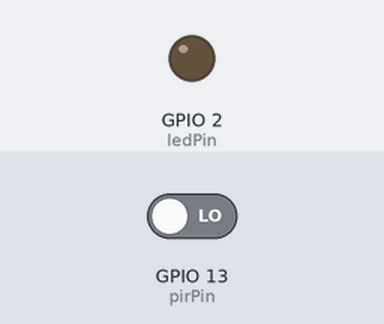
The sketch below on a simulated ESP8266 (NodeMCU). Shown: output pins drawn as LEDs (lit = HIGH). The inputs (shaded band) are chosen by the test bench; at power-on: GPIO 13 (pirPin) LOW. WiFi joins after 1.5 s; servers stay silent unless stated; no MQTT or app messages arrive unless stated; what the sketch prints to the serial monitor is not drawn.

Above: at 17.7 s.
17.8 s: GPIO 13 (pirPin) driven HIGH
At 18.4 s:
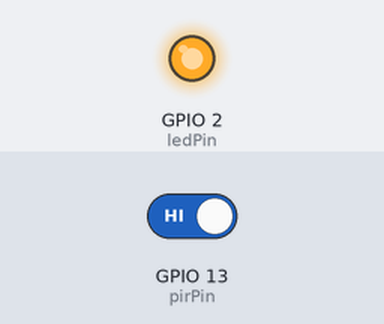
19.3 s: GPIO 13 (pirPin) driven LOW
At 20.7 s:
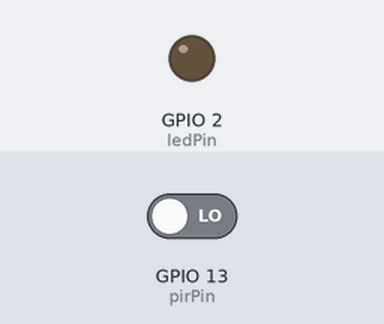
Timing chart, 0 to 22.3 s (numbered marks = the images above; inputs shaded):
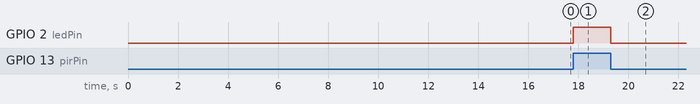

The sketch:

mqtt_8266_pir.ino
```cpp
#include <ESP8266WiFi.h>
#include <PubSubClient.h>

const char* ssid     = "DIYIOT";
const char* password = "diyiotdiyiot";
const char* mqtt_server = "10.10.10.3";
const char* topic = "pir/1";
char msg[50];
char message_buffer[100];
String myMsg;

int calibrationTime = 15;

//the time when the sensor outputs a low impulse
long unsigned int lowIn;

//the amount of milliseconds the sensor has to be low
//before we assume all motion has stopped
long unsigned int pause = 2000;

boolean lockLow = true;
boolean takeLowTime;

int pirPin = 13;    //the digital pin connected to the PIR sensor's output
int ledPin = 2;

WiFiClient espClient;
PubSubClient client(espClient);

/////////////////////////////
//SETUP
void setup(){
  setup_wifi();
  client.setServer(mqtt_server, 1883);
  client.setCallback(callback);
  Serial.begin(115200);
  pinMode(pirPin, INPUT);
  pinMode(ledPin, OUTPUT);
  digitalWrite(pirPin, LOW);

  //give the sensor some time to calibrate
  Serial.print("calibrating sensor ");
    for(int i = 0; i < calibrationTime; i++){
      Serial.print(".");
      delay(1000);
      }
    Serial.println(" done");
    Serial.println("SENSOR ACTIVE");
    delay(50);
  }


void setup_wifi() {

  delay(10);
  // We start by connecting to a WiFi network
  Serial.println();
  Serial.print("Connecting to ");
  Serial.println(ssid);

  WiFi.begin(ssid, password);

  while (WiFi.status() != WL_CONNECTED) {
    delay(500);
    Serial.print(".");
  }

  Serial.println("");
  Serial.println("WiFi connected");
  Serial.println("IP address: ");
  Serial.println(WiFi.localIP());
}


void callback(char* topic, byte* payload, unsigned int length) {
 int i = 0;
  Serial.print("Message arrived [");
  Serial.print(topic);
  Serial.print("] ");
  payload[length] = '\0';
}

void reconnect() {
  // Loop until we're reconnected
  while (!client.connected()) {

      Serial.print("Attempting MQTT connection...");
    // Attempt to connect
    if (client.connect(topic)) {
      Serial.println("Connected");
      // Once connected, publish an announcement...
      client.publish(topic, "connected");
      client.publish("channels", topic);
      // ... and resubscribe
      //client.subscribe(topic);
    } else {
      Serial.print("failed, rc=");
      Serial.print(client.state());
      Serial.println(" try again in 5 seconds");
      // Wait 5 seconds before retrying
      delay(5000);
    }
  }
}

////////////////////////////
//LOOP
void loop(){

      if (!client.connected()) {
      reconnect();
      }

      client.loop();

     if(digitalRead(pirPin) == HIGH){
       digitalWrite(ledPin, HIGH);   //the led visualizes the sensors output pin state
       if(lockLow){
         //makes sure we wait for a transition to LOW before any further output is made:
         lockLow = false;
         Serial.println("---");
         Serial.print("motion detected at ");
         client.publish(topic, "motion");
         Serial.print(millis()/1000);
         Serial.println(" sec");
         delay(50);
         }
         takeLowTime = true;
       }

     if(digitalRead(pirPin) == LOW){
       digitalWrite(ledPin, LOW);  //the led visualizes the sensors output pin state

       if(takeLowTime){
        lowIn = millis();          //save the time of the transition from high to LOW
        takeLowTime = false;       //make sure this is only done at the start of a LOW phase
        }
       //if the sensor is low for more than the given pause,
       //we assume that no more motion is going to happen
       if(!lockLow && millis() - lowIn > pause){
           //makes sure this block of code is only executed again after
           //a new motion sequence has been detected
           lockLow = true;
           Serial.print("motion ended at ");      //output
           client.publish(topic, "no motion");
           Serial.print((millis() - pause)/1000);
           Serial.println(" sec");
           delay(50);
           }
       }
  }
```

Measured:
- after the input at 17.8 s, GPIO 2 (ledPin): LOW → HIGH at once
- after the input at 19.3 s, GPIO 2 (ledPin): HIGH → LOW at once
